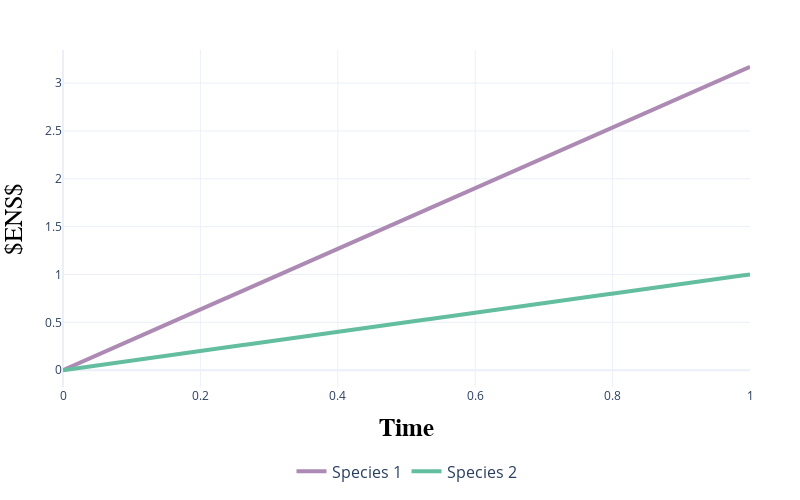

Write notebook code for a chart like this one.
### Code cell
import plotly.graph_objects as go
# Ploting the ENS over time with rate matrix switch in the middle
t_range =  np.linspace(0, 1, 999)
t1 = 0  #The time point that change the rate matrix

# Generate ENS values
ens_values = generate_ENS(Q5, Q3, t_range, t1)
ens_values2 = generate_ENS(Q5, Q5, t_range, t1)

# Create the plot
fig = go.Figure()

# Add Q3 line
fig.add_trace(go.Scatter(x=t_range, y=ens_values, mode='lines', name='Species 1', line=dict(color='#AC8AB3', width=4)))

# Add Q5 line
fig.add_trace(go.Scatter(x=t_range, y=ens_values2, mode='lines', name='Species 2', line=dict(color='#62BE9F', width=4)))

# Update layout for better presentation
fig.update_layout(
    title=None,
    title_font=dict(size=20),  # Increase title size, make it bold
    xaxis_title='<b>Time</b>',
    xaxis= dict(
            title_font=dict(size=25, family='Arial', color='black'),
    ),
    yaxis_title=r'$ENS$',
    yaxis=dict(
            title_font=dict(size=25, family='Arial', color='black')
    ),
    legend=dict(
        title=None,
        font=dict(size=16),  # Adjust font size of legend
        x=0.5,               # Center the legend horizontally
        y=-0.2,              # Position the legend below the plot
        xanchor='center',
        yanchor='top',        # Anchor the legend to the top to ensure it's below the plot
        orientation='h'       # Horizontal orientation
    ),
    template='plotly_white',
    margin=dict(l=50, r=50, t=50, b=50), 
    height=500,
    width=800)

# Save the plot as a PDF file if needed
fig.write_image("/Users/gulugulu/repos/PuningAnalysis/results/figures/ENS_accumulation_two_stationary.pdf")

# Show the plot
fig.show()

### Figure 1 — Plotly figure (JSON) as saved in the notebook; plotly's stock layout.template omitted (floating-point values rounded to 4 significant figures; data arrays with more than 128 entries replaced by an {"elided": "..."} marker saying what was removed)
{"data": [{"line": {"color": "#AC8AB3", "width": 4}, "mode": "lines", "name": "Species 1", "type": "scatter", "x": {"elided": "999 float values"}, "y": {"elided": "999 float values"}}, {"line": {"color": "#62BE9F", "width": 4}, "mode": "lines", "name": "Species 2", "type": "scatter", "x": {"elided": "999 float values"}, "y": {"elided": "999 float values"}}], "layout": {"height": 500, "legend": {"font": {"size": 16}, "orientation": "h", "title": {}, "x": 0.5, "xanchor": "center", "y": -0.2, "yanchor": "top"}, "margin": {"b": 50, "l": 50, "r": 50, "t": 50}, "title": {"font": {"size": 20}}, "width": 800, "xaxis": {"title": {"font": {"color": "black", "family": "Arial", "size": 25}, "text": "<b>Time</b>"}}, "yaxis": {"title": {"font": {"color": "black", "family": "Arial", "size": 25}, "text": "$ENS$"}}}}
